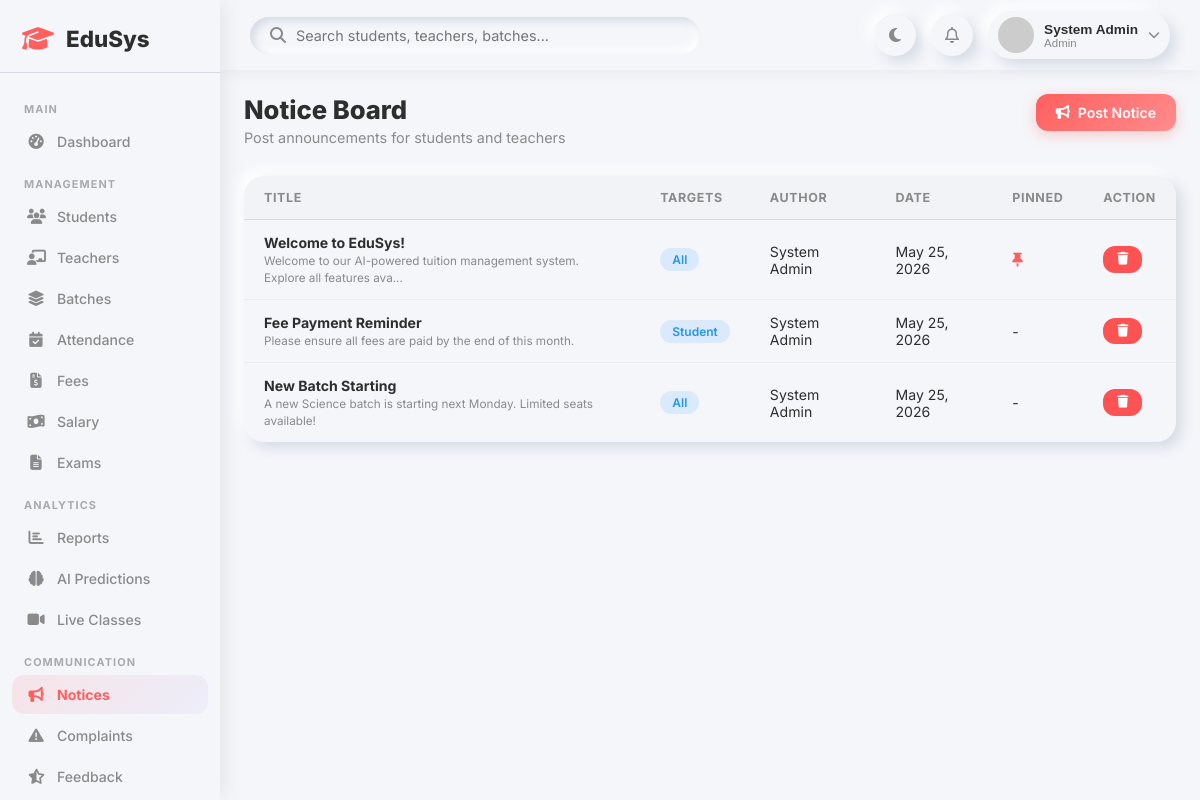
The page /admin/notices.php (signed in) on the database its author committed.
### tables this page shows
CREATE TABLE IF NOT EXISTS notices (
    id INT AUTO_INCREMENT PRIMARY KEY,
    title VARCHAR(200) NOT NULL,
    content TEXT,
    target_role ENUM('all','student','teacher','admin') DEFAULT 'all',
    created_by INT,
    is_pinned TINYINT(1) DEFAULT 0,
    created_at TIMESTAMP DEFAULT CURRENT_TIMESTAMP,
    FOREIGN KEY (created_by) REFERENCES users(id) ON DELETE SET NULL
);

CREATE TABLE IF NOT EXISTS users (
    id INT AUTO_INCREMENT PRIMARY KEY,
    name VARCHAR(150) NOT NULL,
    email VARCHAR(150) UNIQUE NOT NULL,
    password VARCHAR(255) NOT NULL,
    role ENUM('admin','teacher','student') NOT NULL DEFAULT 'student',
    avatar VARCHAR(255) DEFAULT NULL,
    status ENUM('active','inactive','pending') DEFAULT 'pending',
    created_at TIMESTAMP DEFAULT CURRENT_TIMESTAMP,
    updated_at TIMESTAMP DEFAULT CURRENT_TIMESTAMP ON UPDATE CURRENT_TIMESTAMP
);

### admin/notices.php (the view, shortened to what this page needs)
<?php
require_once __DIR__ . '/../includes/auth.php';
$notices = $conn->query("
    SELECT n.*, u.name as author, b.name as batch_name
    FROM notices n
    JOIN users u ON n.created_by=u.id
    LEFT JOIN batches b ON n.batch_id=b.id
    ORDER BY n.is_pinned DESC, n.created_at DESC
");
require_once '../includes/header.php';
?>
<div class="page-header"><div><h1>Notice Board</h1><p>Post announcements for students and teachers</p></div><div class="page-actions"><button class="btn btn-primary" onclick="openModal('addNoticeModal')"><i class="fa-solid fa-bullhorn"></i> Post Notice</button></div></div>
<div class="table-card">
    <div class="table-responsive">
        <table>
            <thead><tr><th>Title</th><th>Targets</th><th>Author</th><th>Date</th><th>Pinned</th><th>Action</th></tr></thead>
            <tbody>
                <?php if ($notices->num_rows === 0): ?><tr><td colspan="6" style="text-align:center;padding:30px;color:var(--text-secondary);">No notices posted.</td></tr><?php else: ?>
                <?php while ($n = $notices->fetch_assoc()): ?>
                <tr>
                    <td><strong><?= htmlspecialchars($n['title']) ?></strong><br><small style="color:var(--text-secondary);"><?= mb_strimwidth($n['content'], 0, 80, '...') ?></small></td>
                    <td>
                        <span class="badge-pill badge-info"><?= ucfirst($n['target_role']) ?></span>
                    </td>
                    <td><?= htmlspecialchars($n['author']) ?></td>
                    <td><?= date('M d, Y', strtotime($n['created_at'])) ?></td>
                    <td><?= $n['is_pinned'] ? '<i class="fa-solid fa-thumbtack" style="color:var(--primary);"></i>' : '-' ?></td>
                    <td><form method="POST" onsubmit="return confirm('Delete notice?')"><button class="btn btn-danger btn-sm"><i class="fa-solid fa-trash"></i></button></form></td>
                </tr>
                <?php endwhile; ?><?php endif; ?>
            </tbody>
        </table>
    </div>
</div>
<?php require_once '../includes/footer.php'; ?>

### css/dashboard.css (style rules this page uses)
:root { --primary: #FF5F5F; --secondary: #6C63FF; --background: #F5F6FA; --text-primary: #2E2E2E; --text-secondary: #8A8A8A; --shadow-light: #ffffff; --shadow-dark: #d5dbe5; --neu: 6px 6px 14px var(--shadow-dark), -6px -6px 14px var(--shadow-light); --neu-sm: 4px 4px 8px var(--shadow-dark), -4px -4px 8px var(--shadow-light); --neu-in: inset 4px 4px 8px var(--shadow-dark), inset -4px -4px 8px var(--shadow-light); --success: #4CAF50; --danger: #FF5252; --warning: #FF9800; --info: #2196F3; --sidebar-width: 260px; }
* { margin: 0; padding: 0; box-sizing: border-box; }
body { font-family: 'Inter', sans-serif; background: var(--background); color: var(--text-primary); transition: background 0.3s, color 0.3s; }
.page-header { display: flex; justify-content: space-between; align-items: flex-start; margin-bottom: 30px; flex-wrap: wrap; gap: 15px; }
.page-header h1 { font-size: 1.6rem; font-weight: 800; }
.page-header p { color: var(--text-secondary); font-size: 0.9rem; margin-top: 4px; }
.page-actions { display: flex; gap: 12px; flex-wrap: wrap; }
.table-card { background: var(--background); border-radius: 20px; box-shadow: var(--neu); overflow: hidden; margin-bottom: 25px; }
.table-responsive { overflow-x: auto; }
table { width: 100%; border-collapse: collapse; }
th, td { padding: 14px 20px; text-align: left; }
th { font-size: 0.78rem; text-transform: uppercase; letter-spacing: 0.05em; color: var(--text-secondary); font-weight: 700; border-bottom: 1px solid var(--shadow-dark); background: rgba(0,0,0,0.01); }
td { font-size: 0.88rem; border-bottom: 1px solid rgba(0,0,0,0.04); }
tr:last-child td { border-bottom: none; }
.badge-pill { display: inline-block; padding: 4px 12px; border-radius: 20px; font-size: 0.75rem; font-weight: 600; }
.badge-info { background: rgba(33,150,243,0.12); color: var(--info); }
.btn { display: inline-flex; align-items: center; gap: 8px; padding: 10px 20px; border-radius: 12px; border: none; font-family: 'Inter', sans-serif; font-size: 0.88rem; font-weight: 600; cursor: pointer; transition: all 0.2s ease; text-decoration: none; }
.btn-primary { background: linear-gradient(135deg, var(--primary), #ff8c8c); color: white; box-shadow: 0 4px 14px rgba(255,95,95,0.3); }
.btn-sm { padding: 7px 14px; font-size: 0.8rem; }
.btn-danger { background: var(--danger); color: white; }

### css/responsive.css (style rules this page uses)
@media (max-width: 1200px) { :root { --sidebar-width: 220px; } }

### rows shown on the page
notices: title "Welcome to EduSys!", content "Welcome to our AI-powered tuition management system. Explore all features ava...", target_role "All", created_by.name "System Admin", created_at "May 25, 2026", is_pinned 1 (drawn)
notices: title "Fee Payment Reminder", content "Please ensure all fees are paid by the end of this month.", target_role "Student", created_by.name "System Admin", created_at "May 25, 2026"
notices: title "New Batch Starting", content "A new Science batch is starting next Monday. Limited seats available!", target_role "All", created_by.name "System Admin", created_at "May 25, 2026"

### other values the page prints
$name "System Admin"
$role "Admin"
